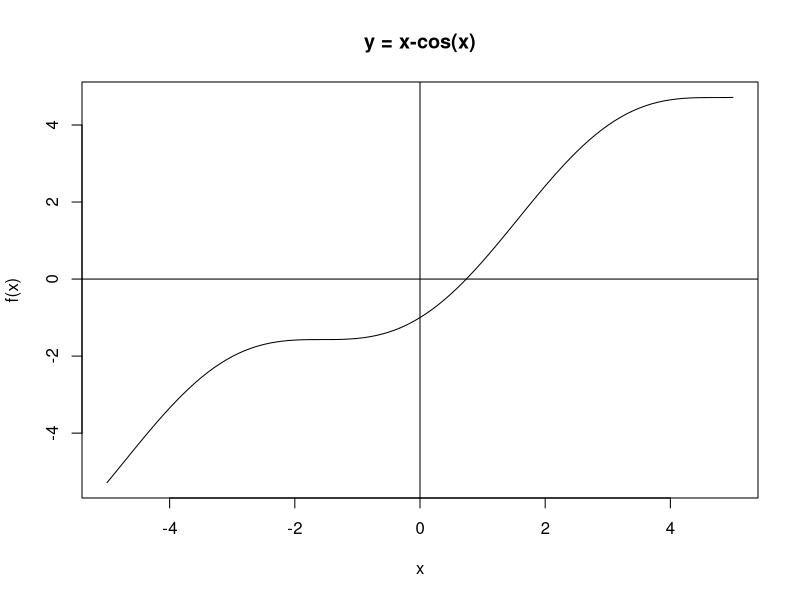
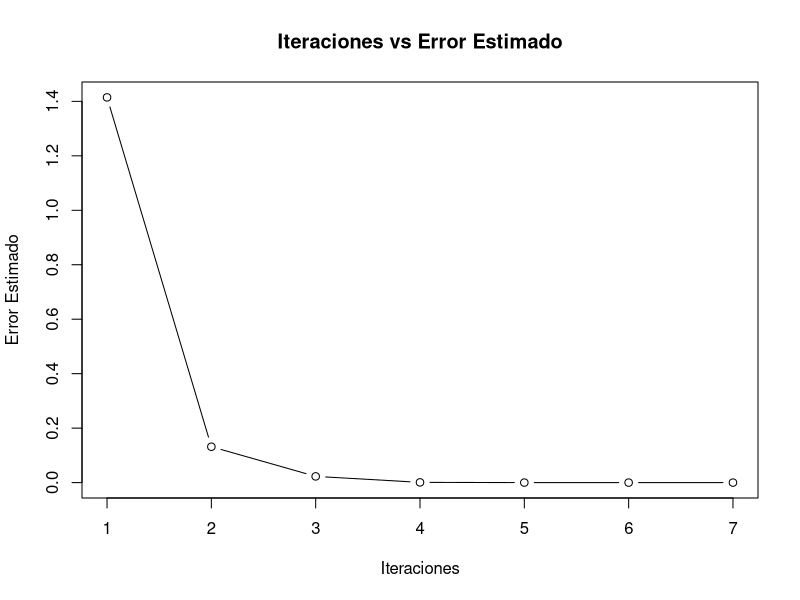
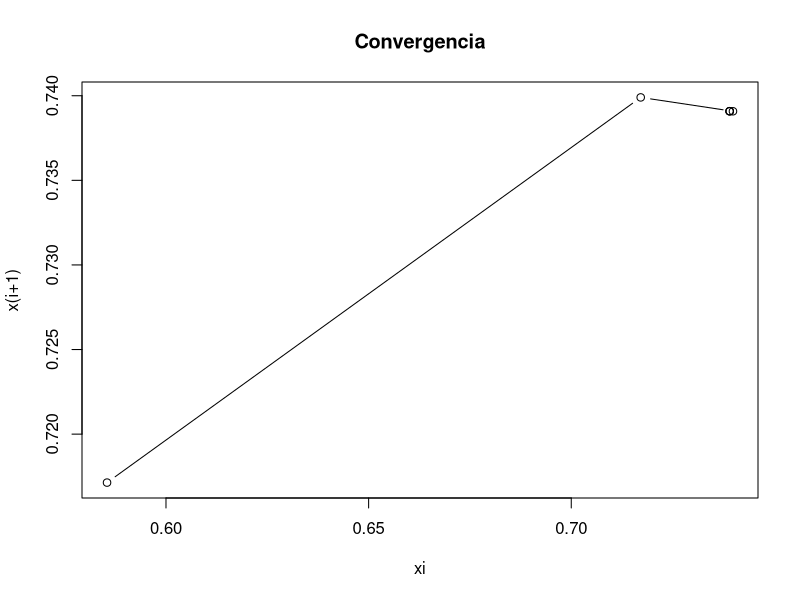
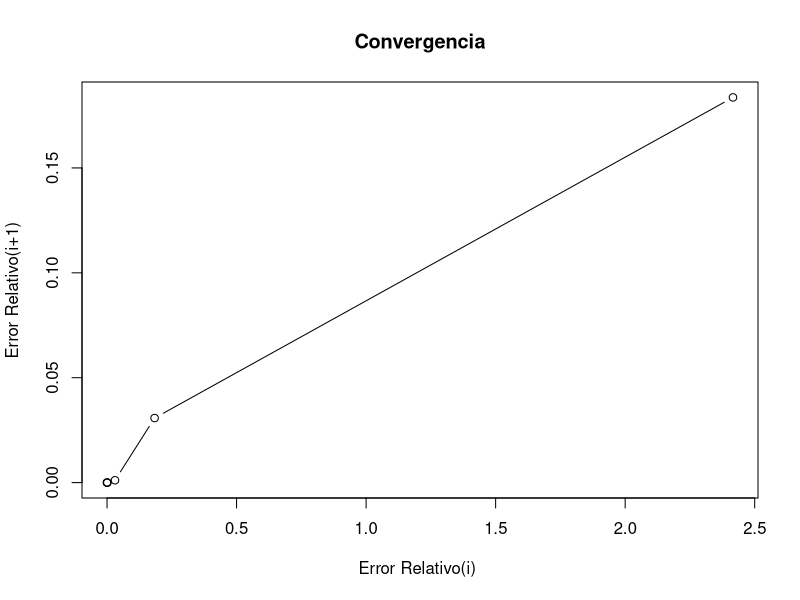
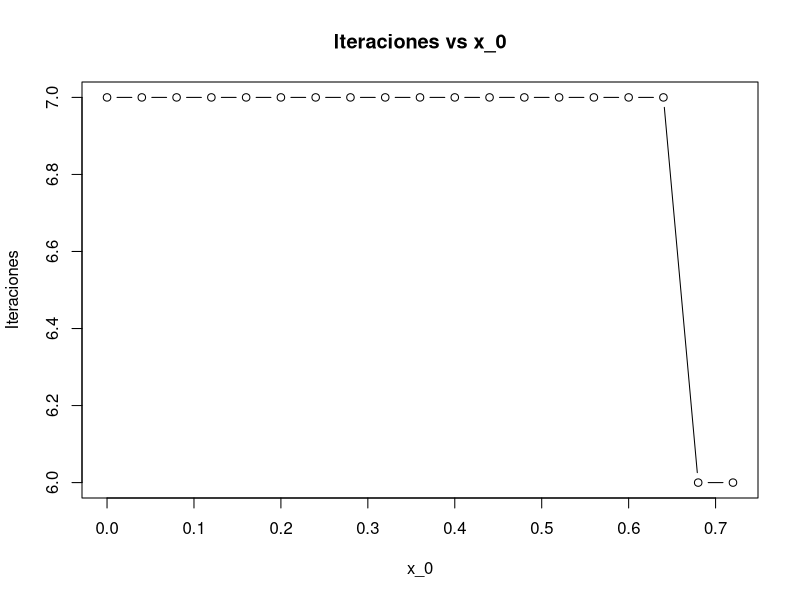
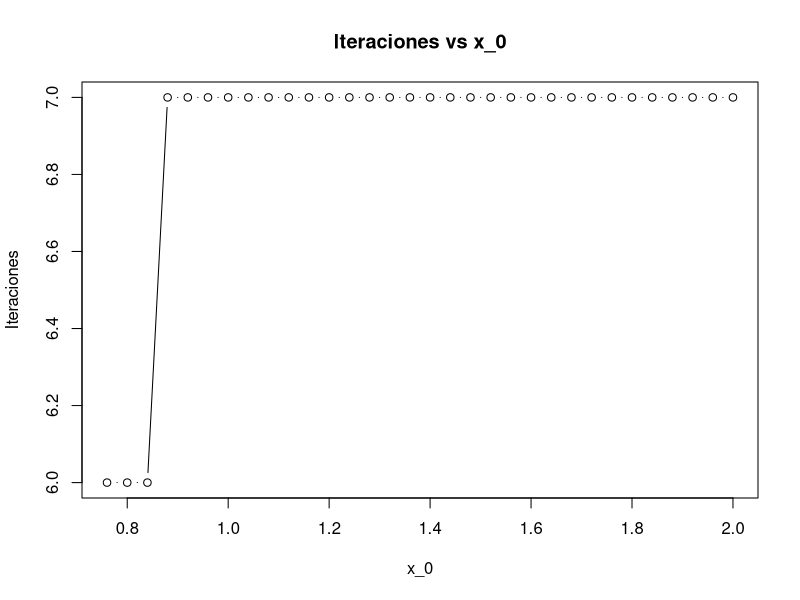

The R source for these figures, in order:
## ---- chunk 1
secante = function(f, x0, x1, tol, maxiter = 100){
  errorAbsoluto = c()
  errorRelativo = c()
  x = c() 
  f0 = f(x0)
  f1 = f(x1)
  k = 0
  while (abs(x1 - x0) > tol && k <= maxiter ) {
    k = k+1
    pendiente = (f1 - f0)/(x1 - x0)
    if (pendiente == 0) return( cero = NA, f.cero = NA, iter = k, ErrorEst = NA)
    x2 = x1 - f1/pendiente
    f2 = f(x2)
    x0 = x1; f0 = f1
    x1 = x2; f1 = f2

    x <- c(x,x1)
    errorAbsoluto <- c(errorAbsoluto,abs(x1-x0))
    errorRelativo <- c(errorRelativo,abs(x1-x0)/(abs(x2)))

  }
  if (k > maxiter) {
    warning("No se alcanzó el número de iteraciones")
  }
  else {
  
  my_list <- list("resultado" = x2, "errorAbsoluto" = errorAbsoluto,
                  "errorRelativo" = errorRelativo, "x" = x)
  return(my_list)
  #return(list(cero=x2, f.cero=f2, iter=k, ErrorEst =abs(x2-x1)))
  }
  
}
## ---- chunk 2
f = function(x) x-cos(x)
curve(f, -5,5); abline(h=0, v=0) #gráfico para decidir un intervalo
title(main="y = x-cos(x)")
## ---- chunk 3
##--- Pruebas
f = function(x) x-cos(x)
resultados<-secante(f, 0, 2, 1e-15, 10)


tablaErrores <- data.frame(
  "iteraciones" = 1:length(resultados$errorAbsoluto),
  "x_n" = resultados$x,
  "errorAbsoluto" = resultados$errorAbsoluto,
  "errorRelactivo" = resultados$errorRelativo
)
print(tablaErrores)

cat("Numero de iteraciones",length(resultados$errorAbsoluto),"\n")
cat("x = ",resultados$resultado,"\n")
cat("Error estimado = ", resultados$errorAbsoluto[length(resultados$errorAbsoluto)],"\n")
## ---- chunk 4
plot(x = 1:length(resultados$x), y = resultados$errorAbsoluto, 
     xlab = "Iteraciones", ylab = "Error Estimado", type="b", 
     main = "Iteraciones vs Error Estimado")
## ---- chunk 5
m_i =  resultados$x[-length(resultados$x)]
m_i2 = resultados$x
m_i2 = m_i2[-1]

plot(x =m_i, y =m_i2, xlab = "xi", ylab = "x(i+1)", type="b",main = "Convergencia")
## ---- chunk 6
m_i =  resultados$errorRelativo[-length(resultados$errorRelativo)]
m_i2 = resultados$errorRelativo
m_i2 = m_i2[-1]

plot(x =m_i, y =m_i2, xlab = "Error Relativo(i) ",
     ylab = "Error Relativo(i+1)", type="b",main = "Convergencia")
## ---- chunk 7
l=0
v = c() 
iteraciones = c()
while(l<0.74) {
  v <- c(v,l)
  resultados<-secante(f, l, 2, 1e-15, 10)
  
  tablaErrores <- data.frame(
    "iteraciones" = 1:length(resultados$errorAbsoluto),
    "x_n" = resultados$x,
    "errorAbsoluto" = resultados$errorAbsoluto,
    "errorRelactivo" = resultados$errorRelativo
  )
  iteraciones <- c(iteraciones,length(resultados$errorAbsoluto))
  l = l+0.04
  #print(tablaErrores)
}
plot(x =v, y =iteraciones, xlab = "x_0", ylab = "Iteraciones", 
     type="b",main = "Iteraciones vs x_0")


## ---- chunk 8
l=2
v = c() 
iteraciones = c()
while(l>0.74) {
  v <- c(v,l)
  resultados<-secante(f,0,l, 1e-15, 10)
  
  tablaErrores <- data.frame(
    "iteraciones" = 1:length(resultados$errorAbsoluto),
    "x_n" = resultados$x,
    "errorAbsoluto" = resultados$errorAbsoluto,
    "errorRelactivo" = resultados$errorRelativo
  )
  iteraciones <- c(iteraciones,length(resultados$errorAbsoluto))
  l = l-0.04
  #print(tablaErrores)
}
plot(x =v, y =iteraciones, xlab = "x_0", ylab = "Iteraciones", 
     type="b",main = "Iteraciones vs x_0")
  
